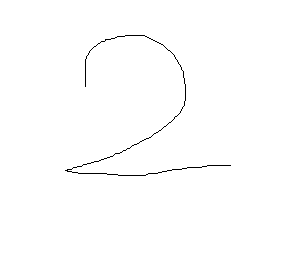
#> input picture Convert/2.PNG, 303 x 276 px
$ python convert.py
#> lines starting #> are read from the running program, lines starting #| are printed output that depends on the picture; after the words box and inside, x2 and y2 are one past the last pixel; in counts of white or black regions, pixels touching at a corner belong together
from PIL import Image
import matplotlib.pylab as plt
import numpy as np

def picTo01(filename):
#> called with filename = '2.PNG'
    img=Image.open(filename).convert('RGBA')
#> img is the input picture: PIL image 303x276 RGBA; mean R, G, B, A 253.6, 253.6, 253.6, 255

    raw_data=img.load()
#Noise reduction and resize to 32*32
    for y in range(img.size[1]):
       for x in range(img.size[0]):
           if raw_data[x,y][0]<90:
               raw_data[x,y]=(0,0,0,255)


    for y in range(img.size[1]):
       for x in range(img.size[0]):
           if raw_data[x,y][1]<136:
               raw_data[x,y]=(0,0,0,255)


    for y in range(img.size[1]):
       for x in range(img.size[0]):
           if raw_data[x,y][2]>0:
               raw_data[x,y]=(255,255,255,255)


    img=img.resize((32,32),Image.LANCZOS)
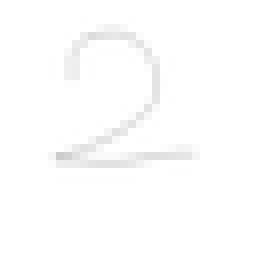
#> img: PIL image 32x32 RGBA (shown 8 times larger); mean R, G, B, A 253.3, 253.3, 253.3, 255

    img.save('test'+filename.split('.')[0]+'.png')

    array=plt.array(img)

    gray_array=np.zeros((32,32))

    for x in range(array.shape[0]):
       for y in range(array.shape[1]):
           gray=0.299*array[x][y][0]+0.587 * array[x][y][1] + 0.114 * array[x][y][2]
           #white
           if gray==255:
               gray_array[x][y]=0
            #black
           else:
                gray_array[x][y]=1
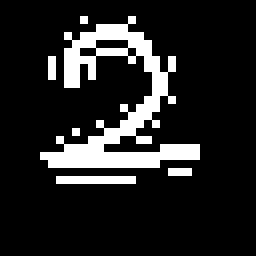
#> gray_array: shape (32, 32) float64 (shown 8 times larger); values 0 (black) and 1 (white), 13.8% white in thin lines or dots, all inside (x1, y1, x2, y2) = (5, 2, 25, 23)
    #NAME
    name01=filename.split('.')[0]
    name01=name01+'.txt'


    np.savetxt(name01,gray_array,fmt='%d',delimiter='')


picTo01('2.PNG')

$ run again, with Convert/3.png copied over Convert/2.PNG
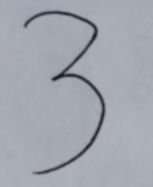
#> input picture Convert/3.png, 153 x 187 px
#> in picTo01, img is the input picture: PIL image 153x187 RGBA; mean R, G, B, A 162.3, 166.7, 177.4, 255
#> in picTo01, `img=img.resize((32,32),Image.LANCZOS)`:
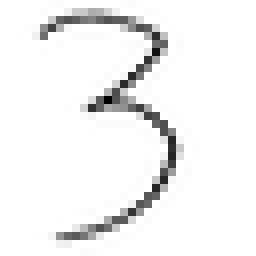
#> img: PIL image 32x32 RGBA (shown 8 times larger); mean R, G, B, A 241.7, 241.7, 241.7, 255
#> after the loop in picTo01, `for x in range(array.shape[0]):`:
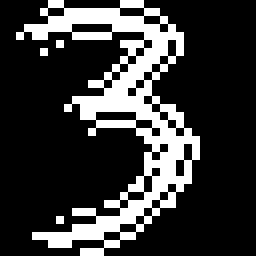
#> gray_array: shape (32, 32) float64 (shown 8 times larger); values 0 (black) and 1 (white), 21.8% white in thin lines or dots, all inside (x1, y1, x2, y2) = (2, 0, 25, 32)
